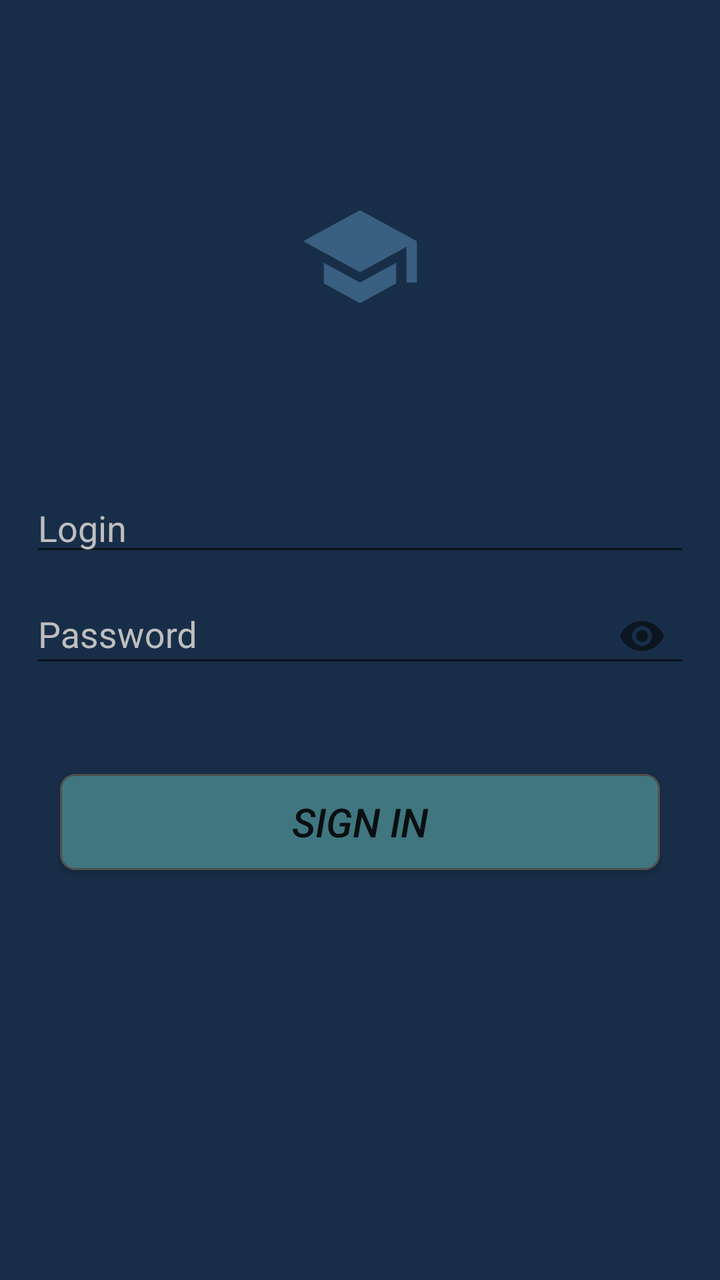
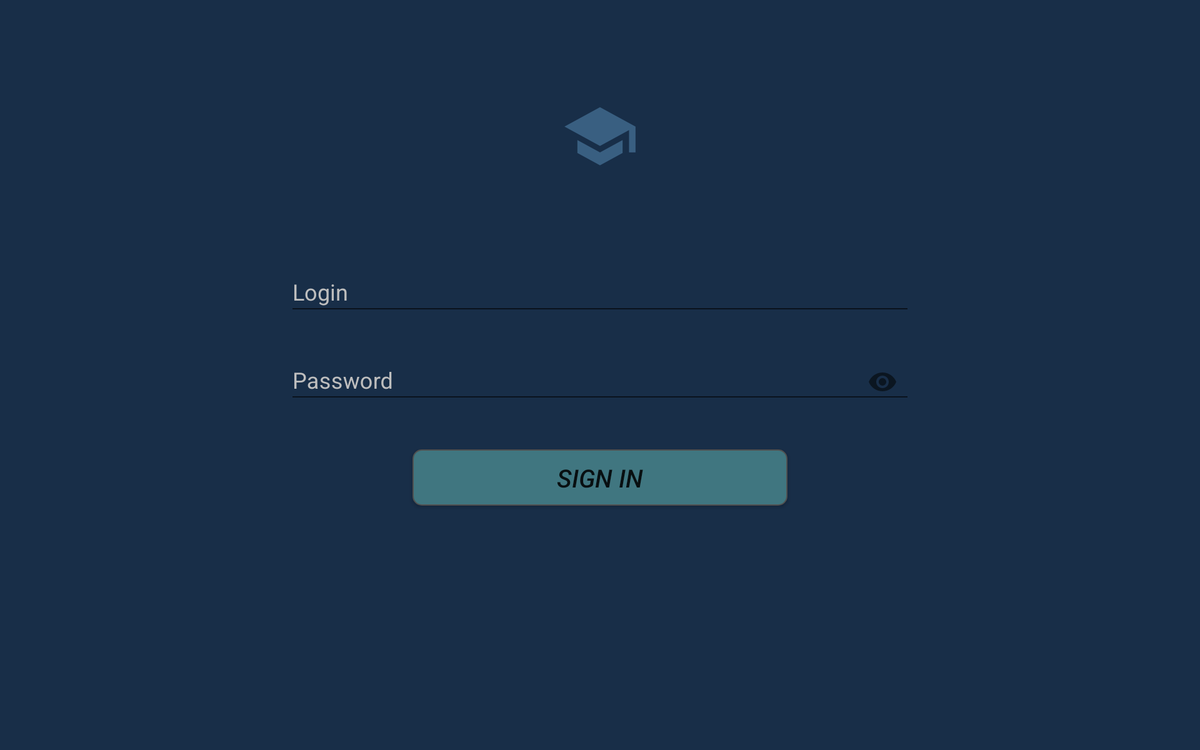

An Android layout and its configuration variant, each rendered on a device that would load it. The default file and the variant file are quoted in full after the pictures.
<!-- AndroidManifest.xml: application theme AppTheme -->
<!-- res/layout/activity_login_teacher.xml -->
<?xml version="1.0" encoding="utf-8"?>
<RelativeLayout
    xmlns:android="http://schemas.android.com/apk/res/android"
    android:layout_width="match_parent"
    android:layout_height="match_parent"
    xmlns:app="http://schemas.android.com/apk/res-auto"
    android:orientation="vertical"
    android:background="#182e48">

    <RelativeLayout
        android:layout_width="match_parent"
        android:layout_height="match_parent"
        android:layout_margin="@dimen/bottomMargin">

        <RelativeLayout
            android:layout_width="match_parent"
            android:layout_height="match_parent"
            android:layout_above="@+id/login">

            <ImageView
                android:id="@+id/logo"
                android:layout_width="wrap_content"
                android:layout_height="wrap_content"
                android:layout_centerInParent="true"
                android:src="@drawable/logo_drawable_advanced"
                android:contentDescription="@string/todo"/>

        </RelativeLayout>

        <EditText
            android:id="@+id/login"
            android:layout_width="match_parent"
            android:layout_height="wrap_content"
            android:layout_above="@id/passwordContainrt_LA"
            android:hint="@string/login_text"
            android:textColorHint="#bebebe"
            android:textColor="@android:color/white"
            android:inputType="text"
            android:gravity="start"/>

        <android.support.design.widget.TextInputLayout
            android:id="@+id/passwordContainrt_LA"
            android:layout_width="match_parent"
            android:layout_height="wrap_content"
            android:layout_centerInParent="true"
            android:gravity="center"
            android:textColorHint="#bebebe"
            android:layout_marginBottom="@dimen/bottomMargin"
            app:passwordToggleEnabled="true">

            <android.support.design.widget.TextInputEditText
                android:id="@+id/password"
                android:layout_width="match_parent"
                android:layout_height="wrap_content"
                android:layout_marginBottom="@dimen/bottomMargin"
                android:inputType="textPassword"
                android:hint="@string/password_text"
                android:textColorHint="#bebebe"
                android:textColor="@android:color/white"
                android:gravity="start"/>

        </android.support.design.widget.TextInputLayout>

        <Button
            android:id="@+id/loginButton"
            android:layout_width="match_parent"
            android:layout_height="wrap_content"
            android:layout_margin="@dimen/bottomMargin"
            android:layout_below="@id/passwordContainrt_LA"
            android:text="@string/login_button_text"
            android:textSize="@dimen/textSize"
            android:textStyle="italic"
            android:foreground="@drawable/ripple_effect"
            android:background="@drawable/button_shape_standard_new"/>

        <ProgressBar
            android:id="@+id/progressBar"
            android:layout_width="match_parent"
            android:layout_height="wrap_content"
            android:layout_centerInParent="true"
            android:visibility="gone"/>

    </RelativeLayout>

</RelativeLayout>
<!-- resources referenced by this layout -->
<resources>
  <dimen name="bottomMargin">15dp</dimen>
  <dimen name="textSize">20sp</dimen>
  <!-- drawable button_shape_standard_new (drawable) -->
  <?xml version="1.0" encoding="utf-8"?>
  <shape
      xmlns:android="http://schemas.android.com/apk/res/android">
  
      <stroke
          android:width="1dp"
          android:color="#505050"/>
  
      <corners
          android:radius="7dp"/>
  
      <padding
          android:left="1dp"
          android:right="1dp"
          android:top="1dp"
          android:bottom="1dp"/>
  
      <solid android:color="@color/colorMainNewDark"/>
  
  </shape>
  <!-- drawable logo_drawable_advanced (drawable) -->
  <?xml version="1.0" encoding="utf-8"?>
  <layer-list xmlns:android="http://schemas.android.com/apk/res/android">
      <item android:drawable="@mipmap/ic_launcher_foreground_advanced"/>
  </layer-list>
  <!-- drawable ripple_effect (drawable) -->
  <?xml version="1.0" encoding="utf-8"?>
  <selector xmlns:android="http://schemas.android.com/apk/res/android">
  
      <item android:state_pressed="true">
  
          <shape
              android:shape="rectangle">
  
              <solid android:color="@color/colorRipple"/>
          </shape>
      </item>
  
      <item>
          <shape
              android:shape="rectangle">
  
              <solid android:color="@color/colorMain"/>
          </shape>
      </item>
  
  </selector>
  <string name="login_button_text">Sign In</string>
  <string name="login_text">Login</string>
  <string name="password_text">Password</string>
  <string name="todo">TODO</string>
  <!-- from res/values-v21/ -->
  <style name="AppTheme" parent="Theme.AppCompat.Light.DarkActionBar">
          
          <item name="colorPrimary">@color/colorPrimary</item>
          <item name="colorPrimaryDark">@color/colorPrimaryDark</item>
          <item name="colorAccent">@color/colorAccent</item>
          
          <item name="android:windowActivityTransitions">true</item>
      </style>
  <color name="colorMainNewDark">#407680</color>
  <color name="colorRipple">#ff8005</color>
  <color name="colorMain">#ffbe7e</color>
  <color name="colorPrimary">#ffa347</color>
  <color name="colorPrimaryDark">#b65b00</color>
  <color name="colorAccent">#ff7f00</color>
</resources>
<!-- res/layout-sw600dp-land/activity_login_teacher.xml (the repository's variant of the layout above) -->
<!-- drawn on a 7-inch tablet turned sideways -->
<?xml version="1.0" encoding="utf-8"?>
<RelativeLayout
    xmlns:android="http://schemas.android.com/apk/res/android"
    android:layout_width="match_parent"
    android:layout_height="match_parent"
    xmlns:app="http://schemas.android.com/apk/res-auto"
    android:orientation="vertical"
    android:background="#182e48">

    <RelativeLayout
        android:layout_width="match_parent"
        android:layout_height="match_parent"
        android:layout_margin="@dimen/bottomMargin">

        <RelativeLayout
            android:layout_width="match_parent"
            android:layout_height="match_parent"
            android:layout_above="@id/loginContainrt_LA">

            <ImageView
                android:id="@+id/logo"
                android:layout_width="wrap_content"
                android:layout_height="wrap_content"
                android:layout_centerInParent="true"
                android:src="@drawable/logo_drawable_advanced"
                android:contentDescription="@string/todo"/>

        </RelativeLayout>

        <android.support.design.widget.TextInputLayout
            android:id="@+id/loginContainrt_LA"
            android:layout_width="500dp"
            android:layout_height="wrap_content"
            android:layout_marginBottom="@dimen/bottomMargin"
            android:layout_centerHorizontal="true"
            android:layout_above="@+id/passwordContainrt_LA"
            android:gravity="start"
            android:textColorHint="#bebebe">

            <android.support.design.widget.TextInputEditText
                android:id="@+id/login"
                android:layout_width="match_parent"
                android:layout_height="wrap_content"
                android:inputType="text"
                android:hint="@string/login_text"
                android:textColorHint="#bebebe"
                android:textColor="#bebebe"
                android:gravity="start"/>

        </android.support.design.widget.TextInputLayout>

        <android.support.design.widget.TextInputLayout
            android:id="@id/passwordContainrt_LA"
            android:layout_width="500dp"
            android:layout_height="wrap_content"
            android:layout_marginBottom="@dimen/bottomMargin"
            android:layout_centerInParent="true"
            android:gravity="start"
            android:textColorHint="#bebebe"
            app:passwordToggleEnabled="true">

            <android.support.design.widget.TextInputEditText
                android:id="@+id/password"
                android:layout_width="match_parent"
                android:layout_height="wrap_content"
                android:inputType="textPassword"
                android:hint="@string/password_text"
                android:textColorHint="#bebebe"
                android:textColor="#bebebe"
                android:gravity="start"/>

        </android.support.design.widget.TextInputLayout>

        <Button
            android:id="@+id/loginButton"
            android:layout_width="300dp"
            android:layout_height="45dp"
            android:layout_margin="@dimen/bottomMargin"
            android:layout_below="@id/passwordContainrt_LA"
            android:layout_centerHorizontal="true"
            android:text="@string/login_button_text"
            android:textSize="@dimen/textSize"
            android:textStyle="italic"
            android:foreground="@drawable/ripple_effect"
            android:background="@drawable/button_shape_standard_new"/>

        <ProgressBar
            android:id="@+id/progressBar"
            android:layout_width="match_parent"
            android:layout_height="wrap_content"
            android:layout_centerInParent="true"
            android:visibility="gone"/>

    </RelativeLayout>

</RelativeLayout>
